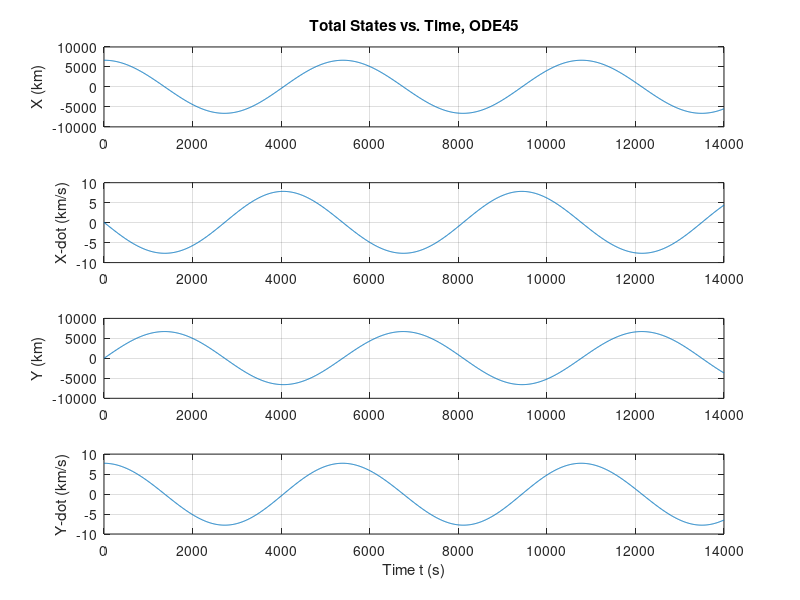

Recreate this plot in MATLAB. (Note: this script raises an error after producing the figure.)
clear; clc; close all;

% ASEN 5044 - Final Project - Part 1 - Non-Linear 
% Jash Bhalavat
% Fall 2024

% Constants
mu = 398600; % km^3/s^2
r0 = 6678; % km
n = 4; % state variables
m = 2; % control variables
R_E = 6378; % km, earth radius
omega_E = (2*pi)/86400; % rad/s
h = 300; % km, satellite altitude
dt = 10; % s



%% ODE45 NL Dynamics
xnom_0 = [r0; 0; 0; r0*sqrt(mu/r0^3)];
dx0 = [0; 0.075; 0; -0.021];

t = 0:dt:14000;

xdot = @(x, u) [x(2);
    -mu*x(1)/((x(1)^2 + x(3)^2)^(3/2));
    x(4);
    -mu*x(3)/((x(1)^2 + x(3)^2)^(3/2))];

x0 = xnom_0 + dx0;

xdotwrap = @(t, x) xdot(x, [0;0]);

options = odeset('RelTol',1e-12);
[tout, xnl] = ode45(xdotwrap, t, x0, options);
xnl = xnl';


figure();
subplot(4, 1, 1);
plot(t, xnl(1, :));
title('Total States vs. Time, ODE45');
ylabel('X (km)');
grid on;
subplot(4, 1, 2);
plot(t, xnl(2, :));
ylabel('X-dot (km/s)');
grid on;
subplot(4, 1, 3);
plot(t, xnl(3, :));
ylabel('Y (km)');
grid on;
subplot(4, 1, 4);
plot(t, xnl(4, :));
ylabel('Y-dot (km/s)');
xlabel('Time t (s)');
grid on;

%% ODE45 NL Measurements

% Ground station initial location
number_of_ground_stations = 12;
for i = 1:number_of_ground_stations
    theta_i_0(i, 1) = (i-1)*pi/6;
    X_i_0(i, 1) = R_E * cos(theta_i_0(i));
    Y_i_0(i, 1) = R_E * sin(theta_i_0(i));
    X_i_0_dot(i, 1) = - R_E * omega_E * sin(theta_i_0(i));
    Y_i_0_dot(i, 1) = R_E * omega_E * cos(theta_i_0(i));
end

% Store in array
theta_i = [theta_i_0];
X_i = [X_i_0];
Y_i = [Y_i_0];
X_i_dot = [X_i_0_dot];
Y_i_dot = [Y_i_0_dot];

% The way atan2/atan calculate the angles are not matching with the
% problem (for ex - 91° is calculated to be -89° and while that can be
% dealt with some logic statements, it's way easier to just add the
% first value calculated because the 1st GS starts at 0 and all the
% ground stations increase the same amount at each time step.
theta_i_increase = omega_E * dt;

% Calculate ground station positions for each time step
% Manually taking derivative of X_i and Y_i
% X_i = R_E * cos(omega_E*t + theta_i_0)
% So, X_i_dot = - R_E * sin(omega_E*t + theta_i_0) * omega_E
% Y_i = R_E * sin(omega_E*t + theta_i_0)
% So, Y_i_dot = R_E * cos(omega_E*t + theta_i_0) * omega_E
for time = 2:length(t)
    for station = 1:number_of_ground_stations
        X_i(station, time) = R_E * cos(omega_E*t(time) + theta_i_0(station));
        Y_i(station, time) = R_E * sin(omega_E*t(time) + theta_i_0(station));
        X_i_dot(station, time) = - R_E * omega_E * sin(omega_E*t(time) + theta_i_0(station));
        Y_i_dot(station, time) = R_E * omega_E * cos(omega_E*t(time) + theta_i_0(station));

        % theta_i(station, time) = theta_i(station, time-1) + theta_i_increase;
        % if theta_i(station, time) > 2*pi
        %     theta_i(station, time) = theta_i(station, time) - 2*pi;
        % end
        theta_i(station, time) = atan2(Y_i(time), X_i(time));
    end
end

% GS visibility elevation range
ground_station_elevation_range_lower = theta_i - pi/2;
ground_station_elevation_range_upper = theta_i + pi/2;

% This array keeps track of which GS is generating data at all points. If a
% GS is within FOV, that station number will be stored (1-12) otherwise
% it's set to NaN
p_i = NaN(number_of_ground_stations, length(t));

% Go through time and find range, range rate, and elevation using nonlinear
% dynamics states
for time = 1:length(t)
    x_t = xnl(1, time);
    x_dot_t = xnl(2, time);
    y_t = xnl(3, time);
    y_dot_t = xnl(4, time);
    
    counter = 1;
    
    for station = 1:number_of_ground_stations
        rho_i(station, time) = sqrt((x_t - X_i(station, time))^2 + (y_t - Y_i(station, time))^2);
        rho_dot_i(station, time) = ((x_t - X_i(station, time))*(x_dot_t - X_i_dot(station, time)) + (y_t - Y_i(station, time))*(y_dot_t - Y_i_dot(station, time))) / rho_i(station, time);
        
        phi_i(station, time) = atan2(y_t - Y_i(station, time), x_t - X_i(station, time));

        sc_from_gs = [x_t - X_i(station, time), y_t - Y_i(station, time)];
        angle = ang_diff(sc_from_gs, [X_i(station, time), Y_i(station, time)]);
        if abs(angle) <= pi/2
            p_i(counter, time) = station;
            counter = counter + 1;
        end


        % if phi_i(station, time) >= ground_station_elevation_range_lower(station, time) && phi_i(station, time) <= ground_station_elevation_range_upper(station, time)
        %     p_i(counter, time) = station;
        %     counter = counter + 1;
        % end
    end
end
%% 
count_12 = ones(12, 1);
time_id_ground_station = zeros(12, length(t));
for i = 1:length(t)
    col = p_i(:, i);
    for j = 1:number_of_ground_stations
        if ~isnan(col(j))
            time_id_ground_station(col(j), count_12(col(j))) = i;
            count_12(col(j)) = count_12(col(j)) + 1;
        end
    end
end

colors_12 = {'red', 'green', 'blue', 'cyan', 'yellow', 'black', '#0072BD', '#D95319', '#EDB120', '#7E2F8E', '#77AC30', '#A2142F'};
figure()
for i = 1:number_of_ground_stations
    indices_gs = time_id_ground_station(i, 1:count_12(i)-1);
    scatter(t(indices_gs), rho_i(i, indices_gs), 'LineWidth', 1.25, 'Marker', 'x', 'MarkerEdgeColor', colors_12{i})
    hold on
end
hold off

figure()
for i = 1:number_of_ground_stations
    indices_gs = time_id_ground_station(i, 1:count_12(i)-1);
    scatter(t(indices_gs), rho_dot_i(i, indices_gs), 'LineWidth', 1.25, 'MarkerEdgeColor', colors_12{i})
    hold on
end
hold off

figure()
for i = 1:number_of_ground_stations
    indices_gs = time_id_ground_station(i, 1:count_12(i)-1);
    scatter(t(indices_gs), phi_i(i, indices_gs), 'LineWidth', 1.5, 'MarkerEdgeColor', colors_12{i})
    hold on
end
hold off


function angle = ang_diff(V1, V2)
    angle = acos(dot(V1, V2) / (norm(V1) * norm(V2)));
end



